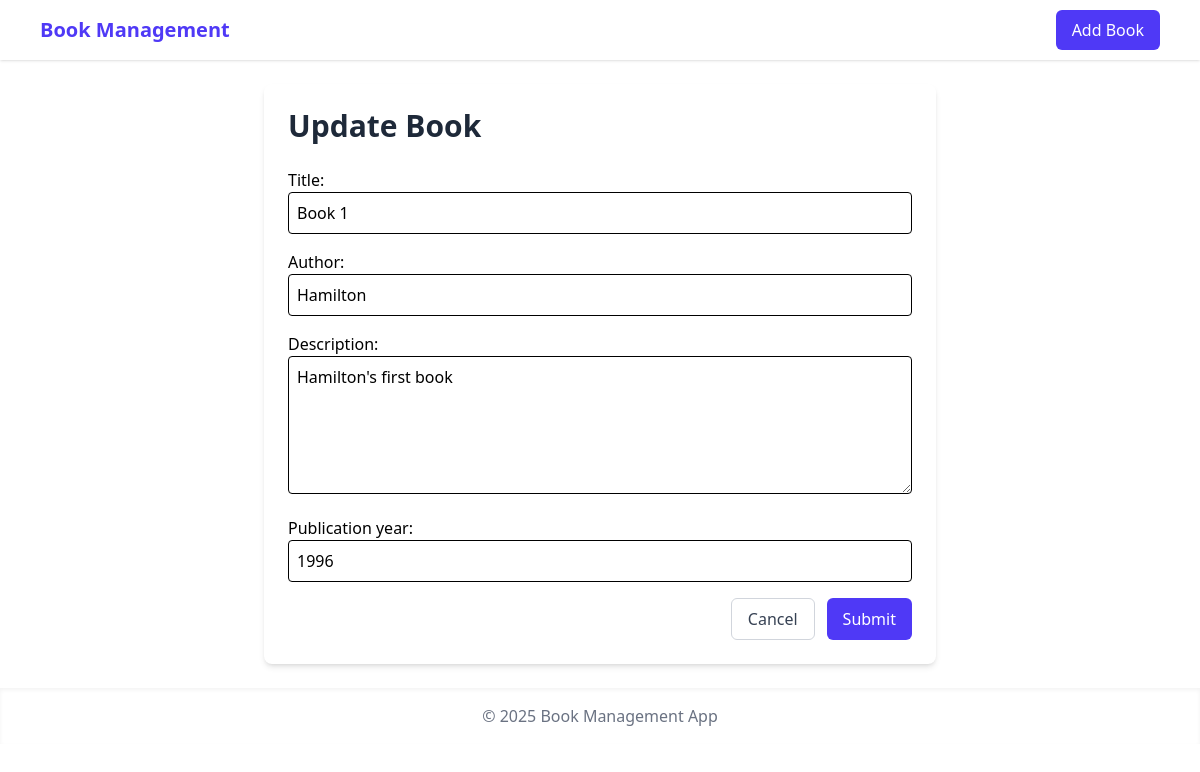
The page /update/4/ on the database its author committed.
### books/models.py (models this page shows, shortened)
class Books(models.Model):
    title = models.CharField(max_length=100)
    author = models.CharField(max_length=100)
    description = models.TextField()
    publication_year = models.IntegerField()

### books/views.py (the view)
# urls.py: path('update/<int:book_id>/', views.update, name='update_book'),
def update(request, book_id):
    specific_book = Books.objects.get(id=book_id)
    if request.method == 'POST':
        book_form = BookForm(request.POST, instance=specific_book)
        if book_form.is_valid():
            book_form.save()
            return redirect('/')
    else:
        book_form = BookForm(instance=specific_book)
        return render(request, 'book_form.html', {'form': book_form})

### books/forms.py
class BookForm(forms.ModelForm):
    class Meta:
        model = Books
        fields = ['title', 'author', 'description', 'publication_year']
        widgets = {
            'title': forms.TextInput(
                attrs={
                    'class': 'w-full p-2 border rounded',
                    'placeholder': 'Write Book Title...',
                }
            ),
            'author': forms.TextInput(
                attrs={
                    'class': 'w-full p-2 border rounded',
                    'placeholder': 'Write Book Author...',
                }
            ),
            'description': forms.Textarea(
                attrs={
                    'class': 'w-full p-2 border rounded',
                    'placeholder': 'Write Book description...',
                    'rows': 5,
                }
            ),
             'publication_year': forms.NumberInput(
                attrs={
                    'class': 'w-full p-2 border rounded',
                    'placeholder': 'Write Publication Year...',
                }
            ),
        }

### books/templates/book_form.html (shortened to what this page needs)
{% extends 'base.html' %}
{% block content %}
<div class="max-w-2xl mx-auto bg-white rounded-lg shadow-md p-6">
    <div class="mb-6">
        <h1 class="text-3xl font-bold text-gray-800">
            {% if form.instance.id %}
            Update
            {% else %}
            Add
            {% endif %} Book
        </h1>
    </div>
    <form method="POST" class="space-y-4">
        {{ form }}
        <div class="flex justify-end space-x-3 mt-4">
            <a href="{% url 'book_list' %}"
                class="px-4 py-2 border border-gray-300 text-gray-700 rounded-md hover:bg-gray-50">Cancel</a>
            <button type="submit" class="px-4 py-2 bg-indigo-600 text-white rounded-md">
                Submit
            </button>
        </div>
    </form>
</div>
{% endblock %}

### rows shown on the page
Books: title "Book 1", author "Hamilton", description "Hamilton's first book", publication_year "1996"
